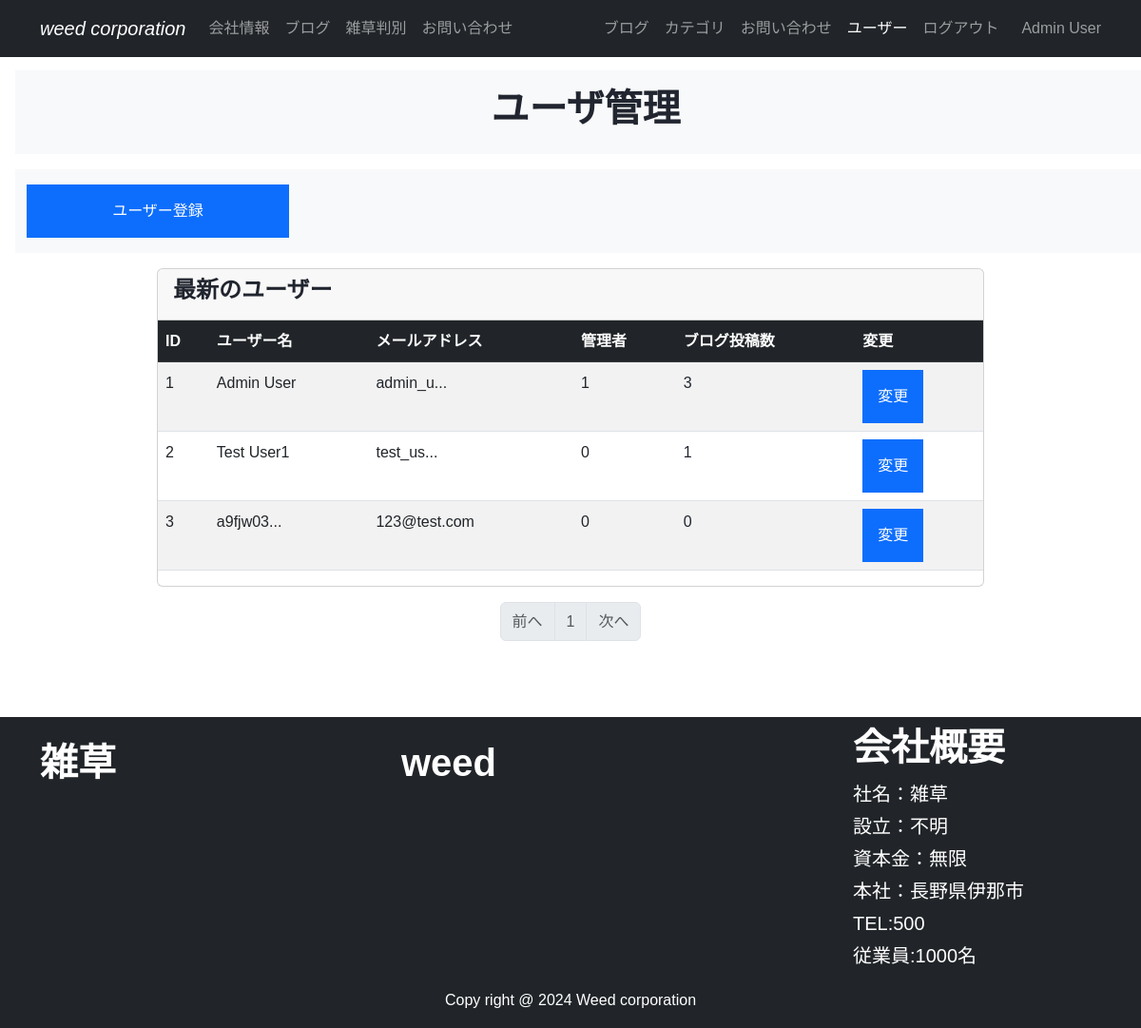
/user_maintenance (signed in), run on the app's committed database.
### company_blog/models.py (models this page shows, shortened)
class User(db.Model,UserMixin):
    __tablename__='users'
    id = db.Column(db.Integer, primary_key = True)
    email = db.Column(db.String(64),unique=True, index=True )
    username = db.Column(db.String(64),unique=True , index=True)
    password_hash = db.Column(db.String(128))
    administrator = db.Column(db.String(1))
    post = db.relationship('BlogPost', backref='author', lazy='dynamic')
    @property
    def password(self):
        raise AttributeError('Password is not a readable attirbute')
    def is_administrator(self):
        if self.administrator == "1":
            return 1
        else:
            return 0
    def count_posts(self,userid):
        return BlogPost.query.filter_by(user_id=userid).count()

### company_blog/users/views.py (the view)
@users.route('/user_maintenance')
@login_required
def user_maintenance():
    page = request.args.get('page', 1, type=int)
    users = User.query.order_by(User.id).paginate(page=page, per_page=10)
    return render_template('users/user_maintenance.html',users = users)

### company_blog/models.py (called while the page is built)
@login_manager.user_loader
def load_user(user_id):
    return User.query.get(user_id)

### company_blog/templates/users/user_maintenance.html
{% extends "base.html" %}
{% block content %}
    <header id="page-header">
        <div class="container-fluid my-3 mx-3 py-3 bg-light">
            <div class="row">
                <div class="col-md-6 m-auto text-center">
                    <h1>ユーザ管理</h1>
                </div>
            </div>
        </div>
    </header>
    {% if current_user.is_administrator() %}
    <section id="menu">
        <div class="container-fluid mx-3 my-3 py-3 bg-light">
            <div class="row">
                <div class="col-md-3">
                    <a href="{{url_for('users.register')}}" class="btn btn-primary w-100">ユーザー登録</a>
                </div>
            </div>
        </div>
    </section>
    {% endif %}
    <section id="list">
      <div class="containar mx-3 my-3">
        <div class="row">
          <div class="col-md-9 mx-auto">
            <div class="card">
              <div class="card-header">
                <h4>最新のユーザー</h4>
              </div>
              <div class="table-responsive">
                <table class="table table-striped text-nowrap">
                  <thead class="table-dark">
                    <tr>
                      <th>ID</th>
                      <th>ユーザー名</th>
                      <th>メールアドレス</th>
                      <th>管理者</th>
                      <th>ブログ投稿数</th>
                      <th>変更</th>
                    </tr>
                  </thead>
                  <tbody>
                    {% for user in users.items %}
                    <tr>
                      <td>{{user.id}}</td>
                      <td>{{ user.username | truncate(10)}}</td>
                      <td>{{ user.email | truncate(10)}}</td>
                      <td>{{ user.administrator}}</td>
                      <td><a href="{{url_for('users.user_posts',user_id=user.id)}}">{{ user.count_posts(user.id) }}</a></td>
                      <td>
                        {% if current_user.is_administrator() or current_user.id == user.id %}
                        <a href="{{url_for('users.account',user_id=user.id)}}" class="btn btn-primary"> 変更</a>
                        {% endif %}</td>
                    </tr>
                  {% endfor %}
                  </tbody>
                </table>
              </div>
            </div>
          </div>
        </div>
      </div>
    </section>
    <nav class="my-2" aria-label="Page navigation">
        <ul class="pagination justify-content-center">
          <li {% if users.has_prev %}class="page-item" {% else %}class="page-item disabled" {% endif %}><a class="page-link" href="{% if users.has_prev %}{{ url_for('users.user_maintenance',page=users.prev_num)}}{% else %}#{% endif %}">前へ</a></li>
          {% for page_num in users.iter_pages(left_edge=1, right_edge=1, left_current=1, right_current=2) %}
            {% if page_num %}
              {% if users.page == page_num %}
                <li class="page-item disabled"><a class="page-link" href="#">{{ page_num }}</a></li>
              {% else %}
                <li class="page-item"><a class="page-link" href="{{url_for('users.user_maintenance', page=page_num)}}">{{ page_num }}</a></li>
              {% endif %}
            {% else %}
              <li class="page-item disabled"><a class="page-link" href="#"></a>&hellip;</li>
            {% endif %}
          {% endfor %}
          <li {% if users.has_next %} class="page-item"{% else %} class="page-item disabled" {% endif %}><a class="page-link" href="{% if users.has_next %}{{url_for('users.user_maintenance', page=users.next_num)}}{% else %}#{% endif %}">次へ</a></li>
        </ul>
      </nav>
{% endblock %}

### company_blog/templates/base.html (shortened to what this page needs)
<!DOCTYPE html>
<html lang="en">
<head>
    <link href="https://cdn.jsdelivr.net/npm/bootstrap@5.3.0/dist/css/bootstrap.min.css" rel="stylesheet">
    <link rel="stylesheet" href="{{ url_for('static', filename='css/style.css') }}">
    <link href='https://unpkg.com/boxicons@2.1.4/css/boxicons.min.css' rel='stylesheet'>
</head>
<body>
  <nav class="navbar navbar-expand-lg navbar-dark bg-dark fixed-top ">
    <div class="container">
      <a class="navbar-brand fst-italic" href="{{url_for('main.home')}}">weed corporation</a>
      <div class="collapse navbar-collapse" id="navbarNav">
        <ul class="navbar-nav">
          <li class="nav-item">
            <a class="nav-link {% if request.endpoint == 'main.home' %} active{% endif %}"
              href="{{ url_for('main.home')}}">会社情報</a>
          </li>
          <li class="nav-item">
            <a class="nav-link {% if request.endpoint == 'main.index' %} active{% endif %}"  href=" {{url_for('main.index')}}">ブログ</a>
          </li>
          <li class="nav-item">
            <a class="nav-link {% if request.endpoint == 'classification.judge' %} active{% endif %}" href="{{url_for('classification.judge')}}">雑草判別</a>
          </li>
          <li class="nav-item">
            <a class="nav-link {% if request.endpoint == 'main.inquiry' %} active{% endif %}" href="{{url_for('main.inquiry')}}">お問い合わせ</a>
          </li>
        </ul>
        <br>
        <ul class="navbar-nav ms-auto">
          {% if current_user.is_authenticated %}
          <li class="nav-item">
            <a class="nav-link {% if request.endpoint == 'main.blog_maintenance' %} active{% endif %}"  href="{{url_for('main.blog_maintenance')}}">ブログ</a>
          </li>
          <li class="nav-item">
            <a class="nav-link{% if request.endpoint == 'main.category_maintenance' %} active{% endif %}" href="{{url_for('main.category_maintenance')}}">カテゴリ</a>
          </li>
          <li class="nav-item">
            <a class="nav-link{% if request.endpoint == 'main.inquiry_maintenance' %} active{% endif %}" href="{{url_for('main.inquiry_maintenance')}}">お問い合わせ</a>
          </li>
          <li class="nav-item">
            <a class="nav-link{% if request.endpoint == 'users.user_maintenance' %} active{% endif %}" href="{{url_for('users.user_maintenance')}}">ユーザー</a>
          </li>
          <li class="nav-item">
            <a class="nav-link" href="{{ url_for('users.logout') }}">ログアウト</a>
          </li>
          <span class="navbar-text ms-3">
            {{ current_user.username | truncate(10)}}
          </span>
          {% endif %}
        </ul>
      </div>
    </div>
  </nav>
    {% from "_formhelpers.html" import render_field %}
    <div class="div_container" style="padding-top:3rem; padding-bottom:4rem;">
      {% block content %}
      {% endblock %}
    </div>
    <footer id="footer" class="footer text-center pt-2 bg-dark">
      <div class="container">
        <div class="row">
          <div class="col-lg-4 mt-3 text-start">
            <h1 class="text-white">雑草</h1>
          </div>
          <div class="col-lg-5 mt-3 text-start">
            <h1 class="text-white">weed</h1>
          </div>
          <div class="col-lg-3 text-start" >
            <h1 class='text-white'>会社概要</h1>
              <ul class="text-white list-unstyled">
                <li class="fs-5">社名：雑草</li>
                <li class="fs-5">設立：不明</li>
                <li class="fs-5">資本金：無限</li>
                <li class="fs-5">本社：長野県伊那市</li>
                <li class="fs-5">TEL:500</li>
                <li class="fs-5">従業員:1000名</li>
              </ul>
          </div>
        </div>
      </div>
      <div class="container">
        <div class="row">
          <div class="col text-white">
            <p>Copy right @ 2024 Weed corporation</p>
          </div>
        </div>
      </div>
    </footer>
</body>
</html>

### company_blog/static/css/style.css (style rules this page uses)
:root { --success:#07611f; --dark:#21252f; --body:#888; --box-shadow:0 8px 22px rgba(0,0,0,0.2); }
body { font-family: "Noto Sans JP", sans-serif; line-height:1.7; color: var(--dark); }
h1,h2,h3,h4,h5,h6,.display-4 { color: var(--dark); font-weight:700 }
a { color: var(--dark); text-decoration: none; }
header { padding-top: 10px; }
.btn { padding: 14px; border-width: 2px; border-radius: 0; }
.footer { color: #fff; }

### data on the page
User: username "Admin User", id "1", email "admin_u...", administrator "1", count_posts "3"
User: id "2", username "Test User1", email "test_us...", administrator "0", count_posts "1"
User: id "3", username "a9fjw03...", email "123@test.com", administrator "0", count_posts "0"

### other printed values
{{ page_num }} "1"
